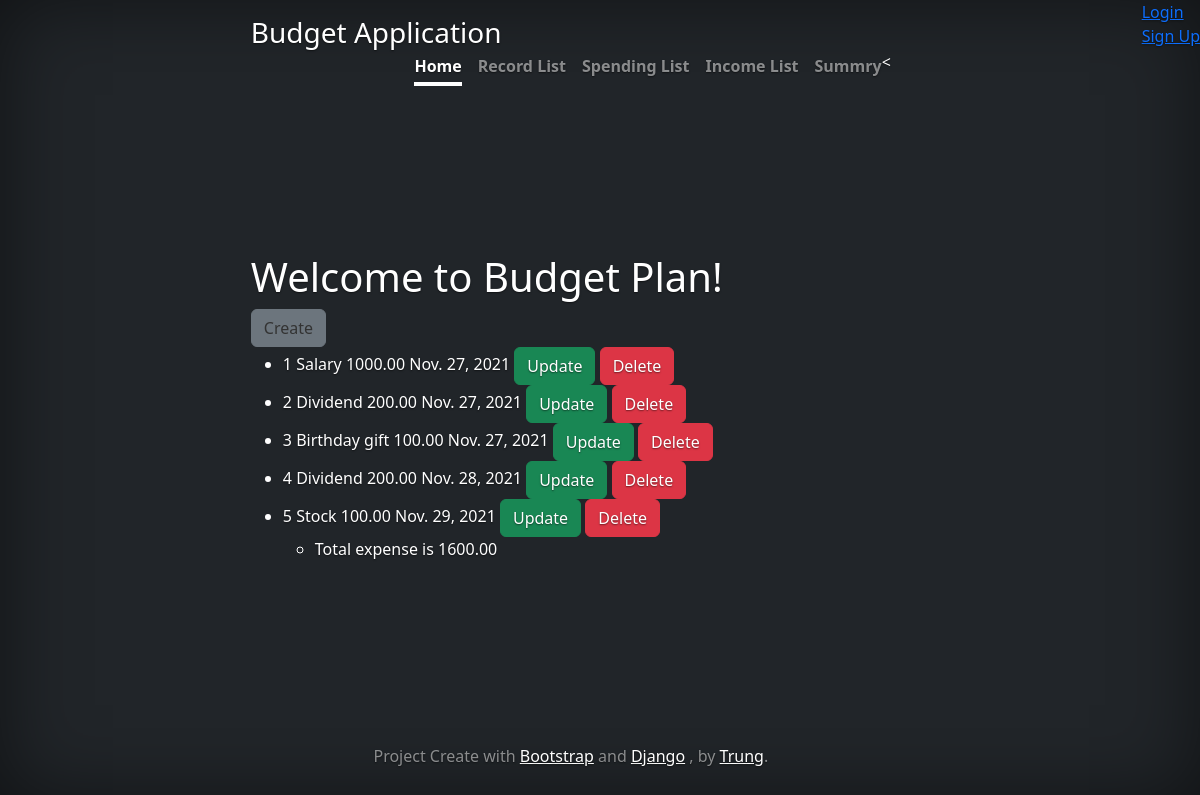
The app's page /budget/income/list/, older data.
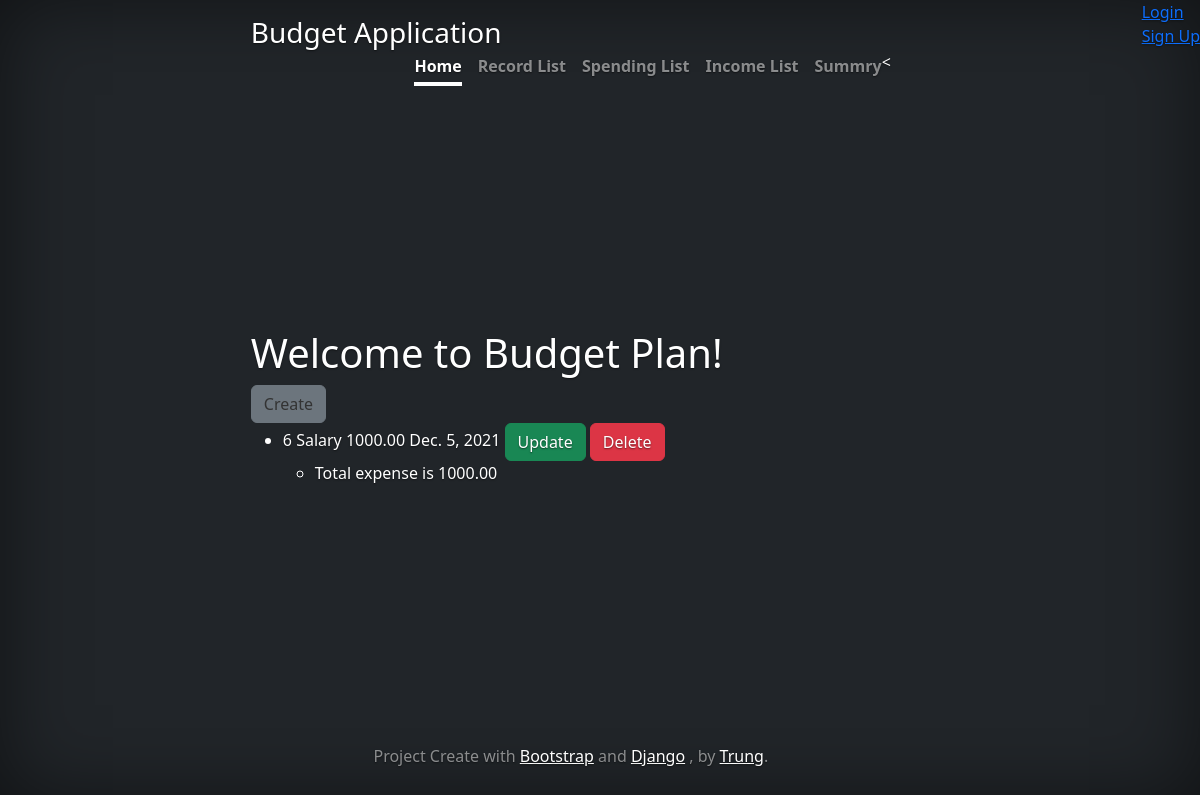
The same page, newer data.
### budget/models.py (models this page shows, shortened)
class Income(models.Model):
    class IncomeType(models.TextChoices):
        NONE = '',_('Type of Income')
        SALARY = 'Salary',_('Salary')
        DIVIDEND = 'Dividend',_('Dividend')
        EXTRA = 'Extra',_('Extra')
        BUSINESS = 'Business',_('Business')
    name = CharField(max_length=128)
    amount = DecimalField(max_digits=8,decimal_places=2)
    category = CharField(
        max_length=8,
        choices=IncomeType.choices,
        default=None,
    )
    date = DateField(default=datetime.date.today)# date field , default is today
    description = TextField()
    record = ForeignKey(Record, on_delete=models.CASCADE, null=True,related_name='income')

### budget/views.py (the view)
# urls.py: path('budget/income/list/', IncomeListView.as_view(), name='income_list'),
class IncomeListView(ListView):
    template_name = "incomes/list.html"
    model = Income
    def get_context_data(self,**kwargs):
        context=super().get_context_data(**kwargs)
        context['incomes'] = Income.objects.all() # get a query of all expenses
        total_incomes = context['incomes'].aggregate(Sum('amount')) #summ
        context['total_income'] = total_incomes
        return context

### budget/templates/incomes/list.html
{% extends "base.html" %}
{% block content %}
  <h1>Welcome to Budget Plan!</h1>
  <a class="btn btn-secondary" href="{% url 'income_create' %}" role="button">Create</a>
  <ul>
    {% for income in incomes %}
      <li>
        {{ income.pk }}
        {{ income.name }}
        {{ income.amount }}
        {{ income.date }}
        <a class="btn btn-success" href="{% url 'income_update' income.pk %}" role="button"> Update</a>
        <a class="btn btn-danger" href="{% url 'income_delete' income.pk %}" role="button"> Delete</a>
      </li>
    {% endfor %}
      <ul>
        <li>Total expense is {{ total_income.amount__sum|floatformat:2 }}</li>
      </ul>
  </ul>
{% endblock %}

Row changes from the older to the newer data that the page shows:
removed Income: pk "1", name "Salary", amount "1000.00", date "Nov. 27, 2021"
removed Income: pk "2", name "Dividend", amount "200.00", date "Nov. 27, 2021"
removed Income: pk "3", name "Birthday gift", amount "100.00", date "Nov. 27, 2021"
removed Income: pk "4", name "Dividend", amount "200.00", date "Nov. 28, 2021"
removed Income: pk "5", name "Stock", amount "100.00", date "Nov. 29, 2021"
added Income: pk "6", name "Salary", amount "1000.00", date "Dec. 5, 2021"
Text that changed along with them:
{{ total_income.amount__sum|floatformat:2 }}: "1600.00" → "1000.00"
